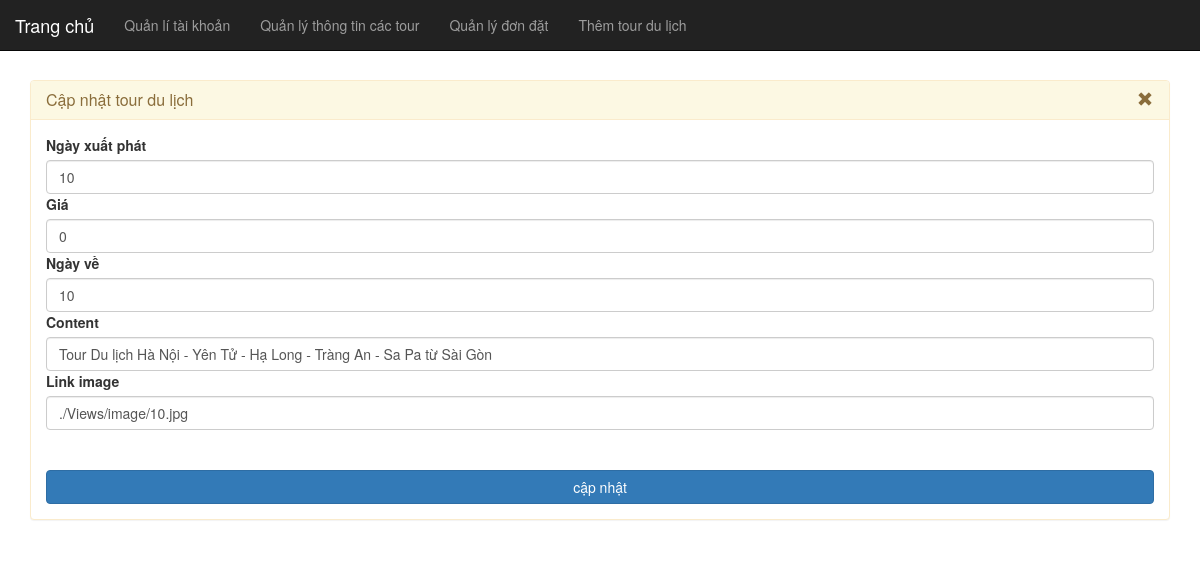
/admin/component/update.php/Design.php?id=10, run on the app's committed database.
### tables this page shows
CREATE TABLE `listtour` (
  `id` varchar(20) NOT NULL,
  `ngayxp` varchar(20) NOT NULL,
  `ngayve` varchar(20) NOT NULL,
  `tomtat` varchar(2000) NOT NULL,
  `image` varchar(200) NOT NULL,
  `gia` int(20) NOT NULL
);

### admin/component/update.php (the view, shortened to what this page needs)
<!DOCTYPE html>
<html lang="en">
<head>
	<link rel="stylesheet" href="css/bootstrap.min.css"/>
    <link rel="stylesheet" href="https://maxcdn.bootstrapcdn.com/bootstrap/3.4.1/css/bootstrap.min.css">
</head>
<body>
	<div>
      <nav class="navbar navbar-inverse navbar-fixed-top">
      <div class="container-fluid">
        <div class="navbar-header active">
        <a class="navbar-brand " href="../../?controllers=back" >Trang chủ</a>
        </div>
        <ul class="nav navbar-nav">
        <li><a href="../index.php">Quản lí tài khoản</a></li>
          <li><a href="./Display.php">Quản lý thông tin các tour </a></li>
          <li><a href="./giohangtour.php">Quản lý đơn đặt </a></li>
          <li ><a href="./Design.php">Thêm tour du lịch</a></li>
        </ul>
        <form class="navbar-form navbar-right" action="/action_page.php" >
        </form>
      </div>
     </nav>
	 <br></br><br></br>
	<div class="container">
    <?php
    $MaTuor=$_GET['id'];
    $conn = mysqli_connect('localhost','root','','shoptour') or die('connect failed');
    mysqli_query($conn,'SET NAMES UTF8');
    $sql = "SELECT * FROM listtour where id = $MaTuor ";
    $result = mysqli_query($conn,$sql);
    $row = mysqli_fetch_array($result);
    echo "<form action='../setupdate.php/?id=$MaTuor' method='post'>";
  echo  '<div class="panel panel-warning">
                  <div class="panel-heading">
                        <h3 class="panel-title">Cập nhật tour du lịch
                        <a href="../Display.php" > <i class="glyphicon glyphicon-remove navbar-right">&nbsp</i> </a>
                        </h3>
                  </div>
                  <div class="panel-body">
                  <label for="">Ngày xuất phát</label>
                  <input type="text" class="form-control" size="20" name="ngayxp" value="'.$row['ngayxp'].'"/>
				          <label for="">Giá</label>
                 <input type="text" class="form-control" size="20" name="gia" value="'.$row['gia'].'"/>
				          <label for="">Ngày về</label>
                 <input type="text" class="form-control" size="20" name="ngayve" value="'.$row['ngayve'].'"/>
                 <label for="">Content</label>
                 <input type="text" class="form-control" size="20" name="tomtat" value="'.$row['tomtat'].'"/>
                 <label for="">Link image</label>
                 <input type="text" class="form-control" value="'.$row['image'].'" size="20" name="image"/>
                 <br></br>
                 <input type="submit" value="cập nhật" class="btn btn-large btn-block btn-primary"></input>
                 </div>
            </div>
            </div>
	</div>
    </form>' ?>
	</body>
</html>

### data on the page
listtour: ngayxp "10", gia "0", ngayve "10", tomtat "Tour Du lịch Hà Nội - Yên Tử - Hạ Long - Tràng An - Sa Pa từ Sài Gòn", image "./Views/image/10.jpg"
